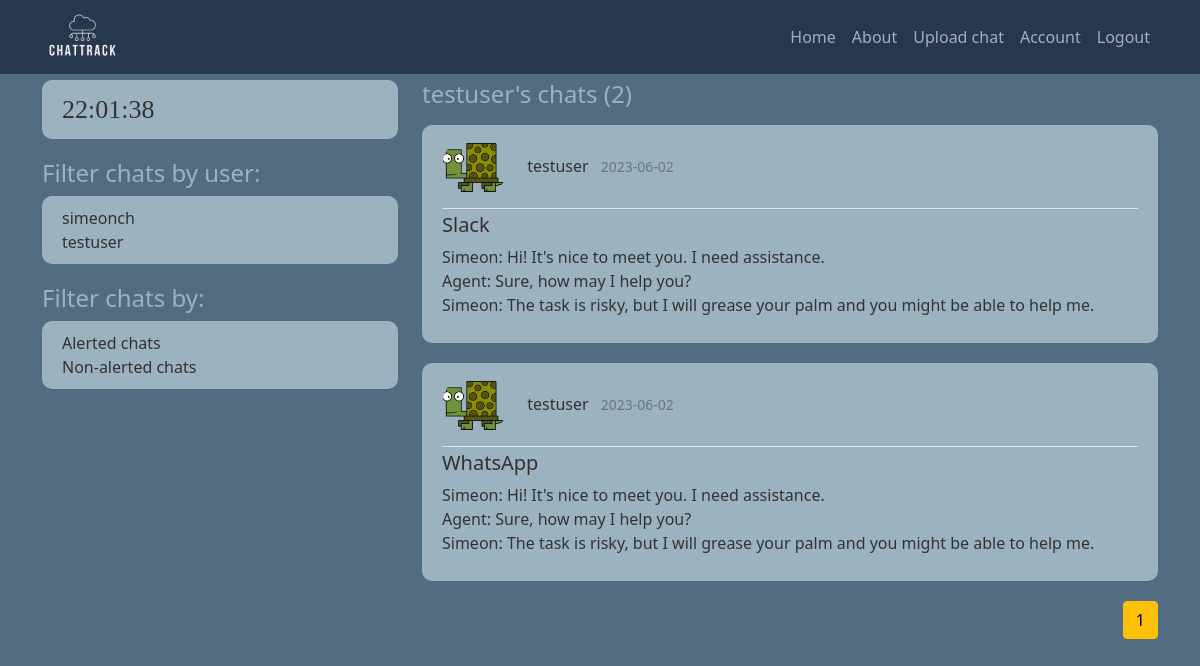
Screenshot of /user/testuser (signed in) with the database file from the repository.
### chattrack/models.py (models this page shows, shortened)
class User(db.Model, UserMixin):
    id = db.Column(db.Integer, primary_key=True)
    username = db.Column(db.String(20), unique=True, nullable=False)
    email = db.Column(db.String(50), unique=True, nullable=False)
    profile_pic = db.Column(db.String(20), nullable=False, default='default.jpg')
    password = db.Column(db.String(60), nullable=False)
    chats = db.relationship('Chat', backref='owner', lazy=True)

class Chat(db.Model):
    id = db.Column(db.Integer, primary_key=True)
    has_alerts = db.Column(db.Boolean, nullable=False, default=False)
    date_uploaded = db.Column(db.DateTime, nullable=False, default=datetime.utcnow)
    channel = db.Column(db.String(30), nullable=False)
    content = db.Column(db.Text, nullable=False)
    user_id = db.Column(db.Integer, db.ForeignKey('user.id'), nullable=False)

### chattrack/routes.py (the view)
@app.route("/user/<string:username>")
def user_chats(username):
    page = request.args.get('page', 1, type=int)
    all_users = User.query.all()
    user = User.query.filter_by(username=username).first_or_404()
    queried_chats = Chat.query.filter_by(owner=user).order_by(Chat.date_uploaded.desc()).paginate(page=page, per_page=3)
    return render_template('user_chats.html', title="Home", chats=queried_chats, user=user, users=all_users)

### chattrack/models.py (called while the page is built)
@login_manager.user_loader # get an id to keep session of the user
def load_user(user_id):
    return User.query.get(int(user_id))

### chattrack/templates/user_chats.html
{% extends "init_template.html" %}
{% block content %}
<h4 class="mb-3">{{ user.username }}'s chats ({{ chats.total }})</h4>
  {% if current_user.is_authenticated %}
      {% for chat in chats.items %}
        <article class="media content-section">
          <div class="media-body">
            <div class="article-metadata pb-2">
                <img class="rounded-circle article-img" src="{{ url_for('static', filename='profile_pictures/' + chat.owner.profile_pic) }}">
                <a class="username me-2" href="{{ url_for('user_chats', username=chat.owner.username) }}">{{ chat.owner.username }}</a>
                <small class="text-muted">{{ chat.date_uploaded.strftime('%Y-%m-%d') }}</small>
              </div>
              <h5><a class="article-title" href="{{ url_for('chat', chat_id=chat.id)}}">{{ chat.channel }}</a></h5>
              <p class="article-content">{{ chat.content }}</p>
            </div>
          </article>
      {% endfor %}
      <div class="float-end">
        {% for page_num in chats.iter_pages(left_edge=1, right_edge=1, left_current=1, right_current=2) %}
          {% if page_num %}
            {% if chats.page == page_num %}
              <a class="btn btn-warning mb-4" href="{{ url_for('user_chats', username=user.username, page=page_num) }}">{{ page_num }}</a>
            {% else %}
              <a class="btn btn-outline-warning mb-4" href="{{ url_for('user_chats', username=user.username, page=page_num) }}">{{ page_num }}</a>
            {% endif %}
          {% else %}
            ...
          {% endif %}
        {% endfor %}
      </div>
  {% else %}
    <div class="alert alert-primary" role="alert">
      <div class="panel-heading">Please log in!</div>
    </div>
  {% endif %}
{% endblock content %}

### chattrack/templates/init_template.html (shortened to what this page needs)
<!DOCTYPE html>
<html>
    <head>
        <link href="https://cdn.jsdelivr.net/npm/bootstrap@5.0.2/dist/css/bootstrap.min.css" rel="stylesheet">
        <link rel="stylesheet" type="text/css" href="{{ url_for('static', filename='main.css') }}">
    </head>
    <body>
        <header class="site-header">
            <nav class="navbar navbar-expand-lg navbar-dark fixed-top">
              <div class="container">
                <a class="navbar-brand mr-4" href="/"><img style="max-width: 80px;max-height: 180px;"src="{{ url_for('static', filename='logos/logo.png') }}"></a>
                <div class="collapse navbar-collapse" id="navbarToggle">
                  <div class="navbar-nav ms-auto">
                    <a class="nav-item nav-link" href="{{ url_for('home') }}">Home</a>
                    <a class="nav-item nav-link" href="{{ url_for('about') }}">About</a>
                    {% if current_user.is_authenticated %}
                    <a class="nav-item nav-link" href="{{ url_for('upload_chat') }}">Upload chat</a>
                    <a class="nav-item nav-link" href="{{ url_for('account') }}">Account</a>
                    <a class="nav-item nav-link" href="{{ url_for('logout') }}">Logout</a>
                    {% else %}
                      <a class="nav-item nav-link" href="{{ url_for('login') }}">Login</a>
                      <a class="nav-item nav-link" href="{{ url_for('register') }}">Register</a>
                    {% endif %}
                  </div>
                </div>
              </div>
            </nav>
          </header>
          <main role="main" class="container">
            <div class="row">
              <div class="col-md-4">
                <div class="content-section">
                  <div id="clock">
                  </div>
              </div>
                {% if users and current_user.is_authenticated%}
                <h4>Filter chats by user:</h4>
                <div class="content-section">
                  {% for user in users %}
                    <a class="username me-2" href="{{ url_for('user_chats', username=user.username) }}">{{ user.username }}</a><br>
                  {% endfor %}
                </div>
              <h4>Filter chats by:</h4>
              <div class="content-section">
                  <a class="username me-2" href="{{ url_for('alerted_chats', alerted='true') }}">Alerted chats</a><br>
                  <a class="username me-2" href="{{ url_for('alerted_chats', alerted='false') }}">Non-alerted chats</a><br>
              </div>
              {% endif %}
            </div>
                <div class="col-md-8">
                  {% block content %}{% endblock %}
                </div>
          </main>
    </body>
</html>

### chattrack/static/main.css (style rules this page uses)
body { background: #526D82; color: #333333; margin-top: 5rem; }
#clock { font-family: "Times New Roman", Times, serif; font-size: 26px; text-align: left; }
h1, h2, h3, h4, h5, h6 { color: #9DB2BF; }
.site-header .navbar-nav .nav-link { color: #9DB2BF; }
.navbar { background: #27374D; }
.content-section { background: #9DB2BF; padding: 10px 20px; border-radius: 10px; margin-bottom: 20px; }
.article-title { color: #333131; text-decoration: none }
.username { color: #333131; text-decoration: none }
.article-content { white-space: pre-line; }
.article-img { height: 65px; width: 65px; margin-right: 16px; }
.article-metadata { padding-bottom: 1px; margin-bottom: 4px; border-bottom: 1px solid #e3e3e3 }

### rows the page displays
User: username "simeonch"
User: username "testuser"
Chat: profile_pic (picture), owner.username "testuser", date_uploaded "2023-06-02", channel "Slack", content "Simeon: Hi! It's nice to meet you. I need assistance. Agent: Sure, how may I help you? Simeon: The task is risky, but I will grease your palm and you might be able to help me."
Chat: profile_pic (picture), owner.username "testuser", date_uploaded "2023-06-02", channel "WhatsApp", content "Simeon: Hi! It's nice to meet you. I need assistance. Agent: Sure, how may I help you? Simeon: The task is risky, but I will grease your palm and you might be able to help me."

### other values shown
{{ chats.total }} "2"
{{ page_num }} "1"
